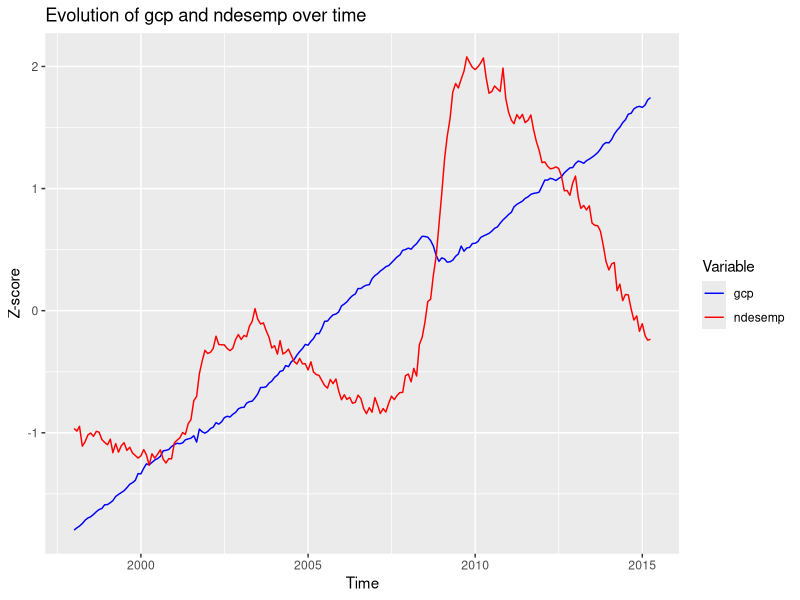

Generate this figure with R:
library(ggplot2)
library(readxl)

# Read the data from the econ.xlsx file
data <- read_excel("econ.xlsx")

# Select the data to use
data <- subset(data, as.Date(tempo, format = "%d/%m/%Y") >= as.Date("1998-01-01"))

# Transform the data associated with each variable
data$gcp_z <- (data$gcp - mean(data$gcp)) / sd(data$gcp)
data$ndesemp_z <- (data$ndesemp - mean(data$ndesemp)) / sd(data$ndesemp)

# Create a plot using ggplot
ggplot(data, aes(x = tempo)) +
  geom_line(aes(y = gcp_z, color = "gcp")) +
  geom_line(aes(y = ndesemp_z, color = "ndesemp")) +
  scale_color_manual(name = "Variable", values = c("gcp" = "blue", "ndesemp" = "red")) +
  labs(x = "Time", y = "Z-score") +
  ggtitle("Evolution of gcp and ndesemp over time")

